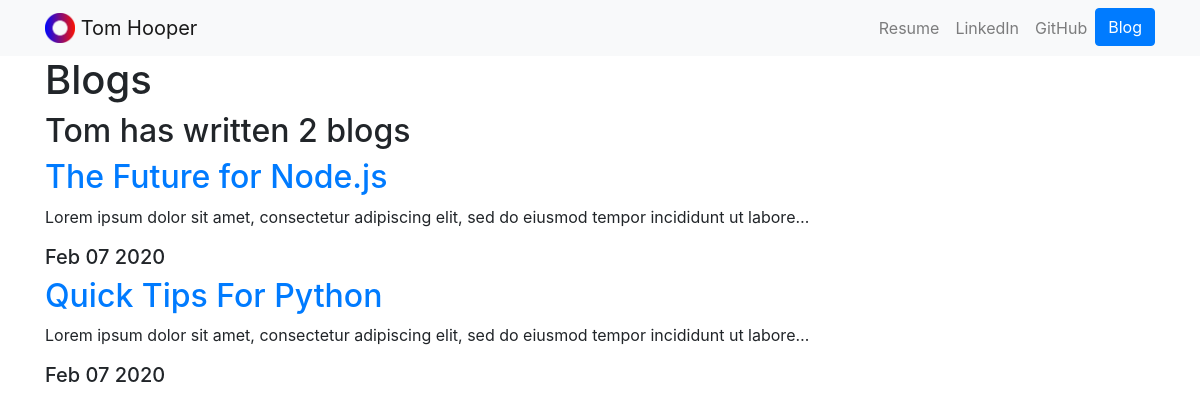
Screenshot of /blog/ with the database file from the repository.
### blog/models.py (models this page shows, shortened)
class Blog(models.Model):
    title = models.CharField(max_length=200)
    description = models.TextField()
    date = models.DateField()

### blog/views.py (the view)
# urls.py: path('', views.all_blogs, name='all_blogs'),
def all_blogs(req):
    blogs = Blog.objects.order_by('-date')
    return render(req, 'blog/all_blogs.html', {'blogs': blogs})

### blog/templates/blog/all_blogs.html
{% extends 'portfolio/base.html' %}
{% block content %}
<h1>Blogs</h1>
<h2>Tom has written {{ blogs.count }} blog{{ blogs.count | pluralize }}</h2>
{% for blog in blogs %}
<a href="{% url 'blog:detail' blog.id %}"
    ><h2>{{ blog.title }}</h2></a
>
<p>{{ blog.description|truncatechars:100 }}</p>
<h5>{{ blog.date | date:"M d Y" }}</h5>
{% endfor %}
{% endblock content %}

### rows the page displays
Blog: title "The Future for Node.js", description "Lorem ipsum dolor sit amet, consectetur adipiscing elit, sed do eiusmod tempor incididunt ut labore…", date "Feb 07 2020"
Blog: title "Quick Tips For Python", description "Lorem ipsum dolor sit amet, consectetur adipiscing elit, sed do eiusmod tempor incididunt ut labore…", date "Feb 07 2020"

### other values shown
{{ blogs.count }} "2"
{{ blogs.count | pluralize }} "s"
